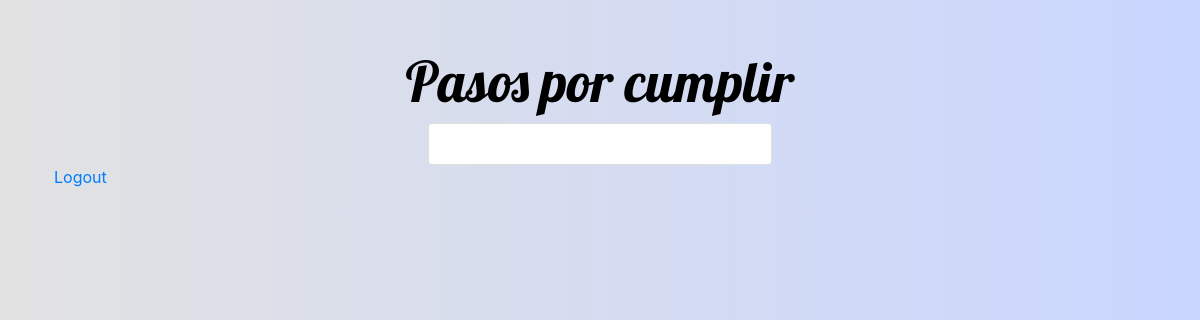
The page /task/pasos/12 (signed in) on the database as committed earlier.
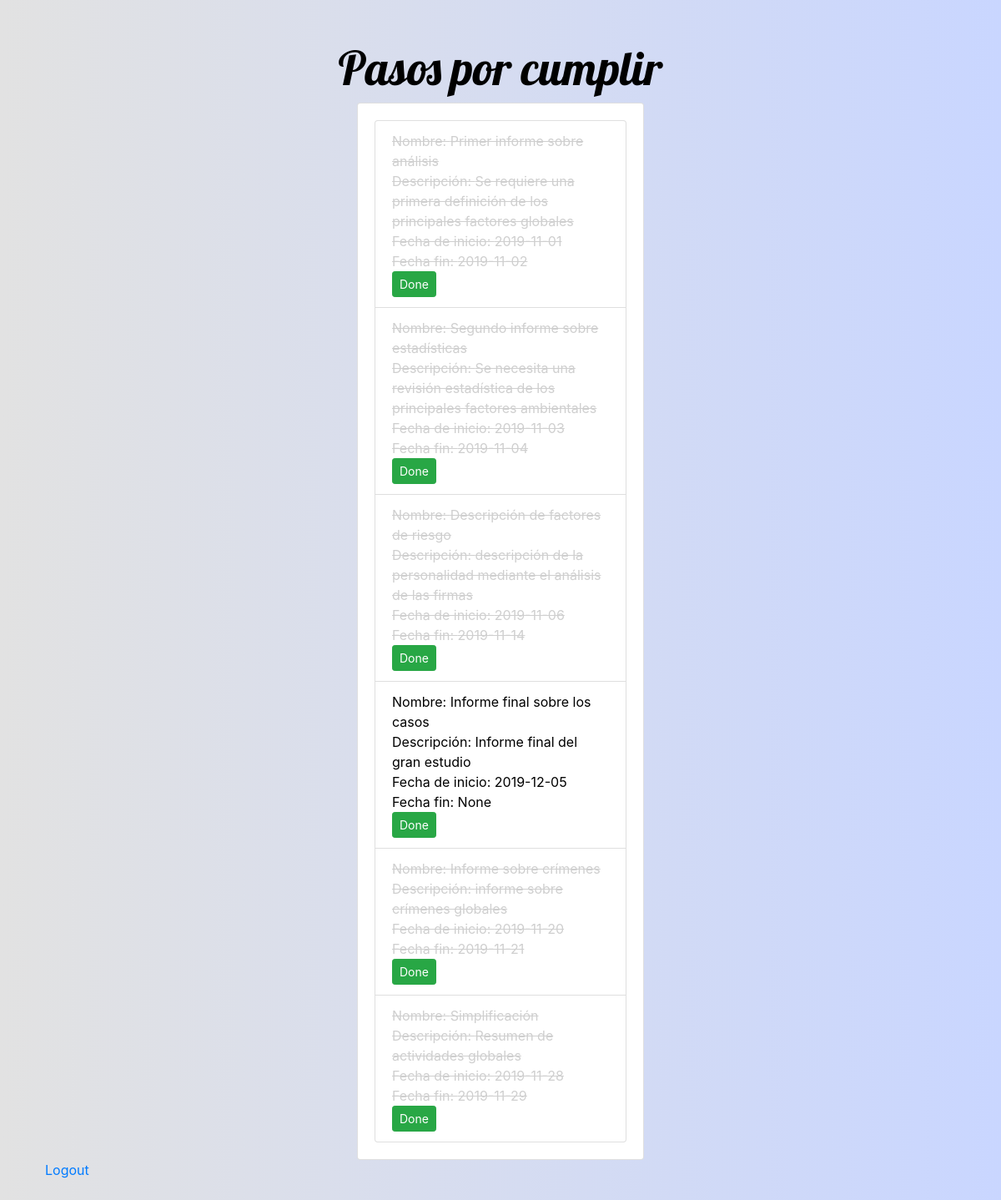
The same page on the database as committed later.
### app.py (models this page shows, shortened)
class Task(db.Model):
	__tablename__='Task'
	id=db.Column(db.Integer, primary_key=True)
	nombre=db.Column(db.String(50),nullable=False)
	descripcion=db.Column(db.String(200), nullable=False)
	fecha_inicio=db.Column(db.Date, nullable=False)
	fecha_fin=db.Column(db.Date)
	estado=db.Column(db.Boolean)
	id_proceso = db.Column(db.Integer, db.ForeignKey('Proceso.id'))
	proceso = relationship("Proceso",backref="Tasks")

### app.py (the view)
@app.route("/task/pasos/<id>",methods=['GET','POST'])
@login_required
def pasos(id):
	tasks=Task.query.filter_by(id_proceso=int(id))
	return render_template('pasos.html', list=tasks)

### app.py (called while the page is built)
@login_manager.user_loader
def load_user(user_id):
	return User.query.get(int(user_id))

### templates/pasos.html (shortened to what this page needs)
<!DOCTYPE html>
<html>
<head>
	<link rel="stylesheet" href="https://stackpath.bootstrapcdn.com/bootstrap/4.3.1/css/bootstrap.min.css">
	<link rel="stylesheet" type="text/css" href="{{url_for('static',filename='main.css')}}">
</head>
<body class="container p-4">
	<h1 class="display-4 text-center title mt-4">Pasos por cumplir</h1>
	<div class="row">
		<div class="col-md-4 offset-md-4 my-auto">
			<div class="card">
				<div class="card-body">
					<ul class="list-group">
						{% for task in list %}
							<li class="list-group-item">
								<span class="{% if task.estado %} done {% endif %}">Nombre: {{task.nombre}}</span>
								<br>
								<span class="{% if task.estado %} done {% endif %}">Descripción: {{task.descripcion}}</span>
								<br>
								<span class="{% if task.estado %} done {% endif %}">Fecha de inicio: {{task.fecha_inicio}}</span>
								<br>
								<span class="{% if task.estado %} done {% endif %}">Fecha fin: {{task.fecha_fin}}</span>
								<br>
								<a href="/done/{{task.id}}" class="btn btn-success btn-sm">Done</a>
							</li>
						{% endfor %}
					</ul>
				</div>
			</div>
		</div>
	</div>
	<a href="/logout">Logout</a>
</body>
</html>

### static/main.css (style rules this page uses)
body { background: #C9D6FF; background: -webkit-linear-gradient(to right, #E2E2E2, #C9D6FF); background: linear-gradient(to right, #E2E2E2, #C9D6FF); color: #000 }
.title { font-family: 'Lobster', cursive; }
.done { text-decoration: line-through; color: #cfcfcf; }
.row { flex-wrap: nowrap; }

Rows that differ between the two databases and show on the page:
added Task: nombre "Primer informe sobre análisis", descripcion "Se requiere una primera definición de los principales factores globales", fecha_inicio "2019-11-01", fecha_fin "2019-11-02"
added Task: nombre "Segundo informe sobre estadísticas", descripcion "Se necesita una revisión estadística de los principales factores ambientales", fecha_inicio "2019-11-03", fecha_fin "2019-11-04"
added Task: nombre "Descripción de factores de riesgo", descripcion "descripción de la personalidad mediante el análisis de las firmas", fecha_inicio "2019-11-06", fecha_fin "2019-11-14"
added Task: nombre "Informe final sobre los casos", descripcion "Informe final del gran estudio", fecha_inicio "2019-12-05", fecha_fin "None", estado False (drawn)
added Task: nombre "Informe sobre crímenes", descripcion "informe sobre crímenes globales", fecha_inicio "2019-11-20", fecha_fin "2019-11-21"
added Task: nombre "Simplificación", descripcion "Resumen de actividades globales", fecha_inicio "2019-11-28", fecha_fin "2019-11-29"
